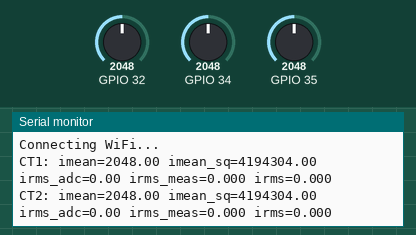
Recording of a program running on a simulated ESP32. Parts: the last lines printed to the serial monitor. Inputs (shaded band) come from the test bench; at power-on: GPIO 32 = 2048, GPIO 34 = 2048, GPIO 35 = 2048. The local clock reads 2024-03-15 10:24:30 at power-on unless the program sets it; no MQTT or app messages arrive unless stated.

Above: at 1.4 s.
1.5 s: GPIO 32 set to 2866
At 2.9 s:
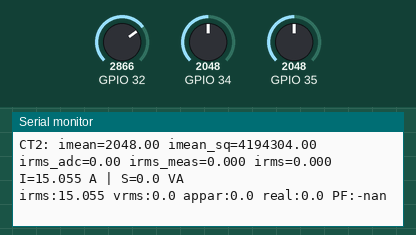
3.2 s: GPIO 34 set to 2866
At 3.6 s:
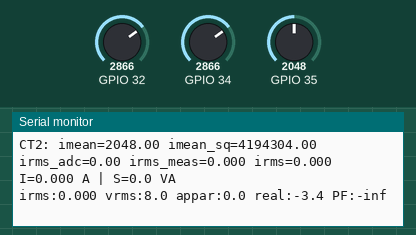
4.7 s: GPIO 35 set to 2866
At 6.0 s:
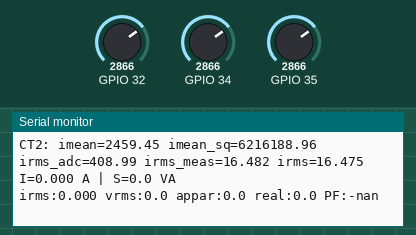
6.2 s: GPIO 32 set to 3603
At 7.0 s:
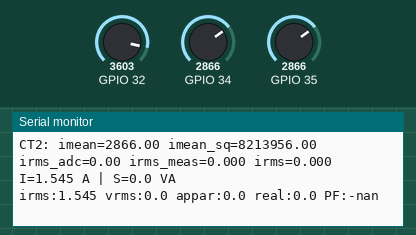
7.7 s: GPIO 34 set to 3603
At 8.6 s:
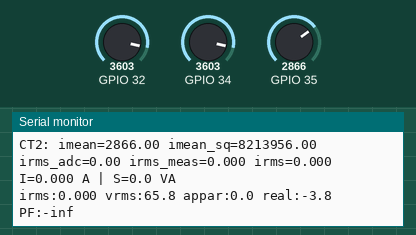
9.2 s: GPIO 35 set to 3603
At 10.0 s:
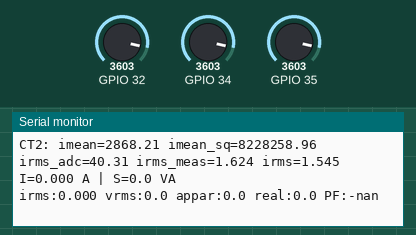
Timing chart, 0 to 11.7 s (numbered marks = the images above; inputs shaded):
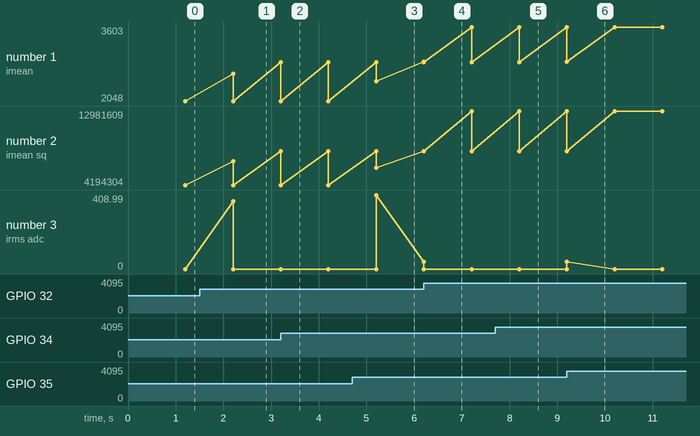

The program:

main.cpp
```cpp
 #include <Arduino.h>
 #include "Sampler.h"
 #include "Averager.h"
 #include "Publisher.h"
 #include "Common.h"


 void setup() {
  QueueHandle_t statsQueue = xQueueCreate(4, sizeof(NodeStatsSnapshot));
  QueueHandle_t metricsQueue = xQueueCreate(4, sizeof(NodeMetricsSnapshot));
  static AveragerArgs avgArgs;
    avgArgs.q_in = statsQueue;
    avgArgs.q_out = metricsQueue;

  Serial.begin(115200);
  delay(200);
  Serial.println("BOOT: main setup running");

 xTaskCreatePinnedToCore(samplerTask, "sampler", 4096, (void*)statsQueue, 3, NULL, 1);
 xTaskCreatePinnedToCore(averagerTask, "averager", 6144, &avgArgs, 2, NULL, 1);
 xTaskCreatePinnedToCore(publisherTask,"publisher", 8192,(void*)metricsQueue, 1, NULL, 0);

}

void loop() {
}
```

Common.h
```cpp
#pragma once
#include <stdint.h>
#include <Arduino.h>
#include "freertos/FreeRTOS.h"    // defines BaseType_t, TickType_t, etc.
#include "freertos/queue.h"       // defines QueueHandle_t
#include "config.h"

// Max supported in code
static constexpr int MAX_CT = 2;

struct SignalSnapshot
{
    uint32_t n;
    double   sum;
    double   sum_sq;
};

struct PowerChannelSnapshot : SignalSnapshot
{
    double   sum_p;   // sum of v*i, still in ADC units, but can be used for power factor or real power if voltage is sampled.
};
struct NodeStatsSnapshot
{
    uint32_t t_ms;                 // end-of-window timestamp (millis)
    PowerChannelSnapshot ct[MAX_CT];      // if no voltage, will leave sum_p empty
#if HAS_VOLTAGE
    SignalSnapshot v;               // voltage channel stats
#endif
};

struct NodeMetricsSnapshot
{
     uint32_t  t_ms; // time of snapshot
    double irms[MAX_CT];     // unbiased/AC RMS
    double apparpower[MAX_CT]; // calculated with given mains, or V if sampled
#if HAS_VOLTAGE
    double vrms;
    double power[MAX_CT];  // calculated with V*I
#endif
};

struct AveragerArgs {
    QueueHandle_t q_in;   // StatsSnapshot from sampler
    QueueHandle_t q_out;  // MetricsSnapshot to publisher
};
```

secrets.h
```cpp
#pragma once

#define WIFI_SSID "Gfamily" //"The Galaxy A52"
#define WIFI_PASS "0549373805u" //"zbuk1654"

#define MQTT_HOST  "10.0.0.17" // IP address of your MQTT broker (e.g., Mosquitto on Raspberry Pi) //"10.32.133.163"
#define MQTT_PORT 1883
```

Config.h
```cpp
#pragma once

#ifndef MQTT_BASE_TOPIC
#define MQTT_BASE_TOPIC "home/load_meter"
#endif

#ifndef NODE_ID
#define NODE_ID "node_unknown"
#endif

#ifndef CT_COUNT
#define CT_COUNT 1
#endif

#ifndef HAS_VOLTAGE
#define HAS_VOLTAGE 0
#endif

#ifndef SAMPLE_RATE_HZ
#define SAMPLE_RATE_HZ 4000
#endif

#ifndef WINDOW_SAMPLES
#define WINDOW_SAMPLES 4000
#endif

// Pins (defaults for IntelliSense)
#ifndef CT1_PIN
#define CT1_PIN 32
#endif

#ifndef CT2_PIN
#define CT2_PIN 35
#endif

#ifndef V_PIN
#define V_PIN 34
#endif


constexpr double MAINS_VRMS = 240;

//Isecondary= Iprimary/1000 ->
//Vburden=Iprimary*Rburden -> Vburden=Iprimary*0.02 (assuming Rburden is 20ohm)
//Iprimary=50(adc*3.3)/4095
//=>
//Iprimary =adc*0.0403

constexpr double ADC_TO_AMPS = 0.0403;; //Isecondary= Iprimary/1000 -> Vburden=Iprimary*Rburden -> Vburden=Iprimary*0.02 -> Iprimary= ADC counts = Vburden/3.3*4096, so ADC_TO_AMPS = 1000*3.3/(4096*Rburden). With Rburden=62ohm, this is about 0.0403 A per ADC count. Adjust Rburden for different CTs or to change the range/resolution.
// ADC properties
constexpr double ADC_REF = 3.3;
constexpr double ADC_COUNTS = 4096.0;

// Voltage divider (100k / 10k)
constexpr double VDIV_TOP = 100000.0;
constexpr double VDIV_BOTTOM = 10000.0;
constexpr double VDIV_GAIN = (VDIV_TOP + VDIV_BOTTOM) / VDIV_BOTTOM; // = 11

// AC adapter ratio (approximate)
constexpr double ACAC_RATIO = 240.0 / 10.6;  // adjust if needed

// Calibration factor (tune after measuring with a multimeter)
constexpr double V_CAL = 0.89;

// Final conversion: ADC counts → mains volts
constexpr double ADC_TO_VOLTS =
    (ADC_REF / ADC_COUNTS) * VDIV_GAIN * ACAC_RATIO * V_CAL;


    // Sanity checks
#if CT_COUNT < 1 || CT_COUNT > 2
#error "CT_COUNT must be 1 or 2"
#endif

#if HAS_VOLTAGE && !defined(V_PIN)
#error "HAS_VOLTAGE=1 but V_PIN not defined"
#endif
```

Measured:
- after the input at 1.5 s, the serial monitor: prints a new line after 0.70 s (image 1)
- after the input at 3.2 s, the serial monitor: prints a new line at once (image 2)
- after the input at 4.7 s, the serial monitor: prints a new line after 0.51 s (image 3)
- after the input at 6.2 s, the serial monitor: prints a new line at once (image 4)
- after the input at 7.7 s, the serial monitor: prints a new line after 0.51 s (image 5)
- after the input at 9.2 s, the serial monitor: prints a new line at once (image 6)
- plotted number 1: 2048 → 2459.45 after the input at 4.7 s
- plotted number 2: 4194304 → 6216188.96 after the input at 4.7 s
